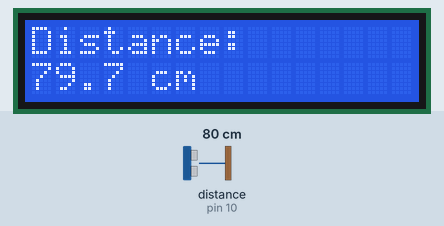
This sketch was run on a simulated Arduino Uno, built with avr-gcc and run on an emulated ATmega328P. Parts: 16×2 character LCD. Wiring (inferred from the names in the program): ultrasonic range finder: trigger pin 9; echo pin 10. The inputs (shaded band) are chosen by the test bench; at power-on: distance to the obstacle (sensor on pin 10) 80 cm. The echo pulse lasts 58.3 µs per cm; what the sketch prints to the serial monitor is not drawn.

Above: at 2.7 s.
2.8 s: distance to the obstacle (sensor on pin 10) set to 250 cm
At 4.4 s:
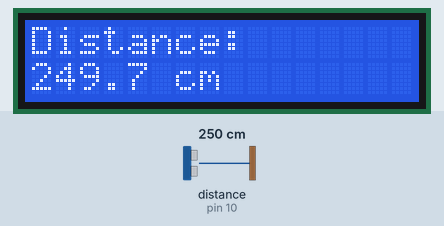
4.8 s: distance to the obstacle (sensor on pin 10) set to 2 cm
At 6.5 s:
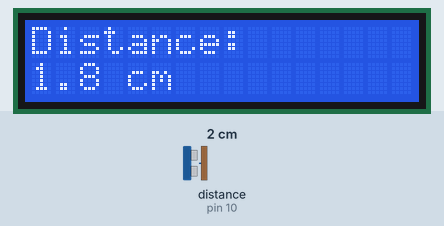
6.7 s: distance to the obstacle (sensor on pin 10) set to 299 cm
At 10.5 s:
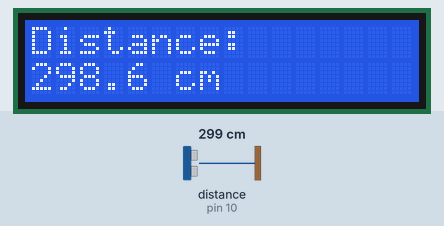
Timing chart, 0 to 12.0 s (numbered marks = the images above; inputs shaded):
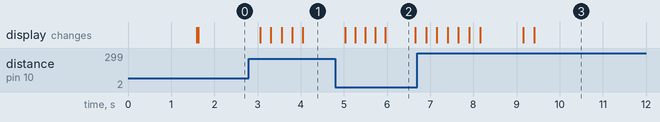

The sketch:

distance_meter.ino
```cpp
/*
  Smart Distance Meter
  Arduino Uno + HC-SR04 Ultrasonic Sensor + 16x2 I2C LCD

  Measures distance via ultrasonic time-of-flight, applies a moving-average
  filter to reduce sensor noise, and displays real-time readout on LCD + Serial.

  Author: Joudy Thaer Barakat
*/

#include <Wire.h>
#include <LiquidCrystal_I2C.h>

// ---- Pin Configuration ----
const int TRIG_PIN = 9;
const int ECHO_PIN = 10;

// ---- LCD Configuration (I2C address 0x27, 16x2) ----
LiquidCrystal_I2C lcd(0x27, 16, 2);

// ---- Measurement Configuration ----
const int SAMPLES = 5;              // moving average window
const unsigned long PULSE_TIMEOUT = 30000UL; // microseconds (~5m max range safety)
const float SOUND_SPEED_CM_PER_US = 0.0343;  // speed of sound at ~20°C

float readings[SAMPLES];
int readIndex = 0;
float total = 0;
bool bufferFilled = false;

void setup() {
  Serial.begin(9600);

  pinMode(TRIG_PIN, OUTPUT);
  pinMode(ECHO_PIN, INPUT);
  digitalWrite(TRIG_PIN, LOW);

  lcd.init();
  lcd.backlight();
  lcd.setCursor(0, 0);
  lcd.print("Smart Distance");
  lcd.setCursor(0, 1);
  lcd.print("Meter - Ready");
  delay(1500);
  lcd.clear();

  for (int i = 0; i < SAMPLES; i++) readings[i] = 0;
}

float getRawDistanceCM() {
  digitalWrite(TRIG_PIN, LOW);
  delayMicroseconds(2);
  digitalWrite(TRIG_PIN, HIGH);
  delayMicroseconds(10);
  digitalWrite(TRIG_PIN, LOW);

  long duration = pulseIn(ECHO_PIN, HIGH, PULSE_TIMEOUT);

  if (duration == 0) {
    return -1; // out of range / no echo received
  }

  float distance = (duration * SOUND_SPEED_CM_PER_US) / 2.0;
  return distance;
}

float getFilteredDistanceCM() {
  float raw = getRawDistanceCM();
  if (raw < 0) return -1; // propagate out-of-range

  total -= readings[readIndex];
  readings[readIndex] = raw;
  total += raw;
  readIndex = (readIndex + 1) % SAMPLES;
  if (readIndex == 0) bufferFilled = true;

  int divisor = bufferFilled ? SAMPLES : (readIndex == 0 ? SAMPLES : readIndex);
  return total / divisor;
}

void loop() {
  float distance = getFilteredDistanceCM();

  lcd.setCursor(0, 0);
  lcd.print("Distance:       ");

  lcd.setCursor(0, 1);
  if (distance < 0) {
    lcd.print("Out of range    ");
    Serial.println("Out of range");
  } else {
    lcd.print(distance, 1);
    lcd.print(" cm         ");
    Serial.print("Distance: ");
    Serial.print(distance, 1);
    Serial.println(" cm");
  }

  delay(200); // ~5 Hz update rate
}
```

Measured:
- after the input at 2.8 s, the display: first changes after 0.26 s (image 1 shows a later state)
- after the input at 4.8 s, the display: first changes after 0.23 s (image 2 shows a later state)
- after the input at 6.7 s, the display: first changes after 0.20 s (image 3 shows a later state)
- what the display in image 2 shows lasts 0.7 s, from 6.0 s to 6.7 s
